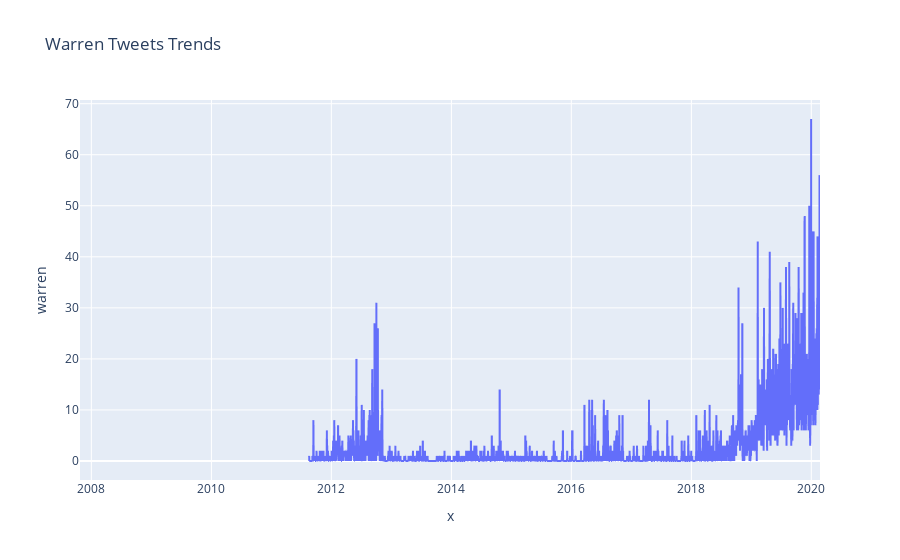
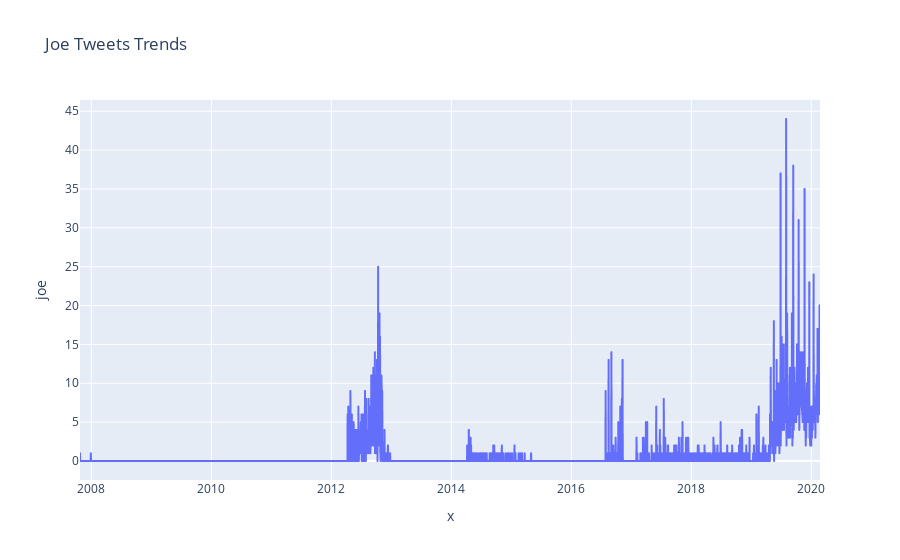

Source (notebook cell) for these figures, in order:
### Code cell
plot_trend(data.index, 'warren')
plot_trend(data.index, 'joe')

### Figure 1 — Plotly figure (JSON) as saved in the notebook; plotly's stock layout.template omitted (floating-point values rounded to 4 significant figures; data arrays with more than 128 entries replaced by an {"elided": "..."} marker saying what was removed)
{"data": [{"hoverlabel": {"namelength": 0}, "hovertemplate": "x=%{x}<br>warren=%{y}", "legendgroup": "", "line": {"color": "#636efa", "dash": "solid"}, "mode": "lines", "name": "", "showlegend": false, "type": "scattergl", "x": {"elided": "4506 str values"}, "xaxis": "x", "y": {"elided": "4506 int values"}, "yaxis": "y"}], "layout": {"legend": {"tracegroupgap": 0}, "title": {"text": "Warren Tweets Trends"}, "xaxis": {"anchor": "y", "domain": [0, 1], "title": {"text": "x"}}, "yaxis": {"anchor": "x", "domain": [0, 1], "title": {"text": "warren"}}}}

### Figure 2 — Plotly figure (JSON) as saved in the notebook; plotly's stock layout.template omitted (floating-point values rounded to 4 significant figures; data arrays with more than 128 entries replaced by an {"elided": "..."} marker saying what was removed)
{"data": [{"hoverlabel": {"namelength": 0}, "hovertemplate": "x=%{x}<br>joe=%{y}", "legendgroup": "", "line": {"color": "#636efa", "dash": "solid"}, "mode": "lines", "name": "", "showlegend": false, "type": "scattergl", "x": {"elided": "4506 str values"}, "xaxis": "x", "y": {"elided": "4506 int values"}, "yaxis": "y"}], "layout": {"legend": {"tracegroupgap": 0}, "title": {"text": "Joe Tweets Trends"}, "xaxis": {"anchor": "y", "domain": [0, 1], "title": {"text": "x"}}, "yaxis": {"anchor": "x", "domain": [0, 1], "title": {"text": "joe"}}}}
